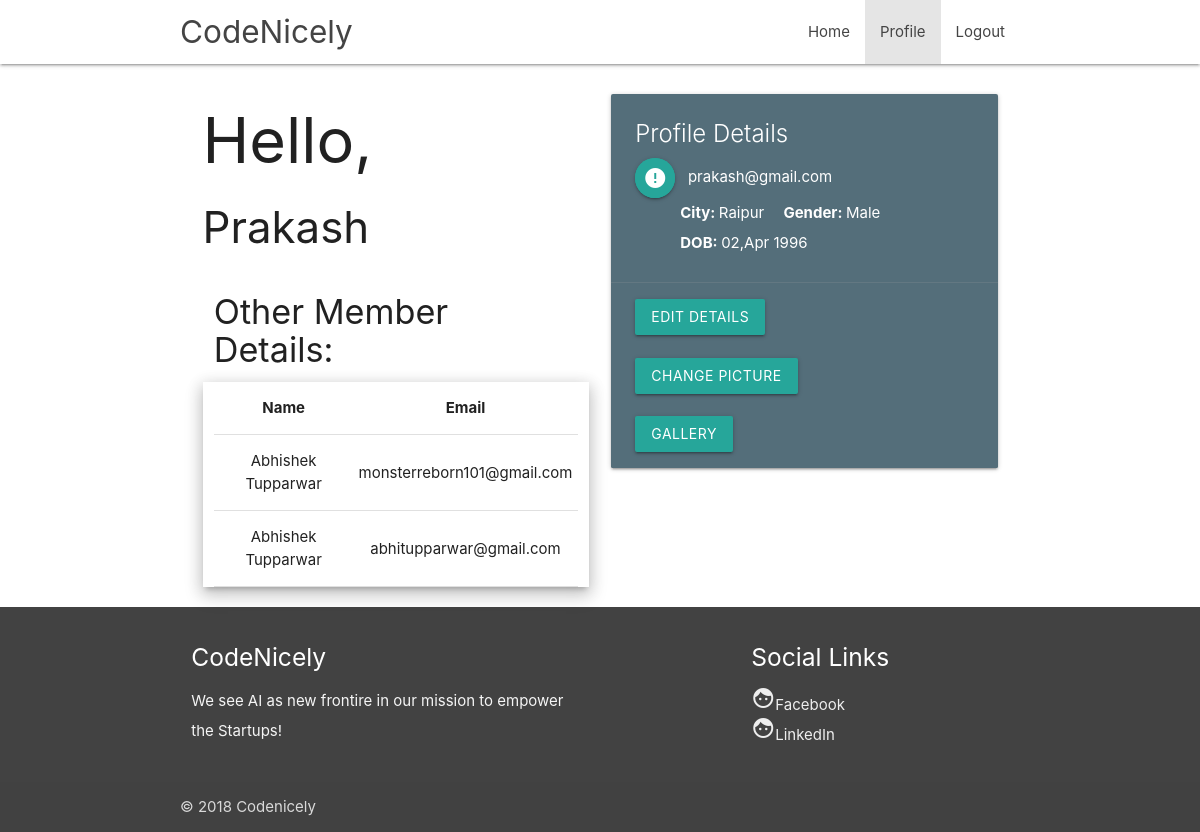
/account/ (signed in), run on an earlier commit of the app's database.
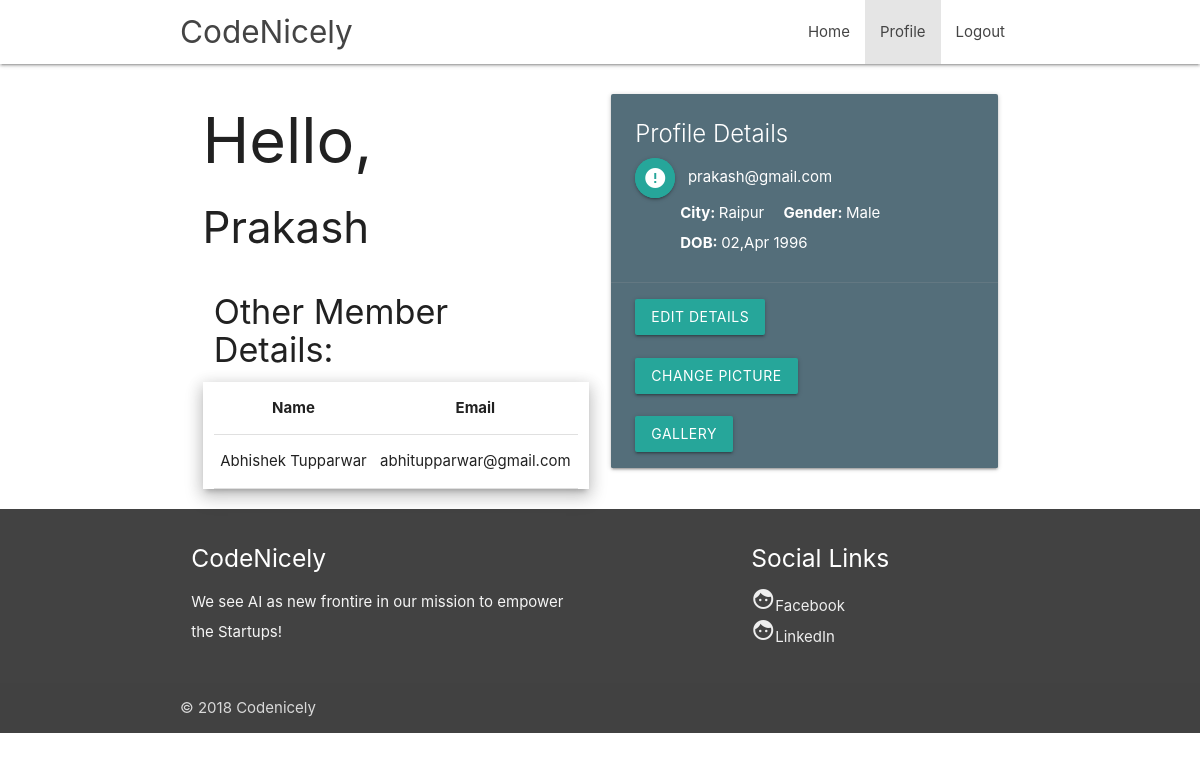
And on a later commit of the database.
### material/models.py (models this page shows, shortened)
class MyUsers(models.Model):
    uname = models.CharField(max_length=250)
    email = models.CharField(max_length=250, unique=True)
    password = models.CharField(max_length=10)
    verified = models.BooleanField(default=False)
    gender = models.CharField(max_length=250, default="Male")
    city = models.CharField(max_length=250, default="Raipur")
    dob = models.CharField(max_length=50, default="02,Apr 1996")
    pic = models.ImageField(upload_to='pictures/')

### material/views.py (the view)
# urls.py: url(r'^account/$', views.account, name='account'),
@cache_control(no_cache=True, must_revalidate=True, no_store=True)
def account(request):
    if request.session.get('email', None):
        email = request.session['email']
        result = MyUsers.objects.get(email=email)
        if request.method == 'POST' and request.POST.get('register') == 'Upload':
            image = request.FILES.get('image')
            os.remove(result.pic.file.name)
            result.pic = image
            result.save()
            return redirect('/account')
        if request.method == 'POST' and request.POST.get('gallery') == 'Upload':
            for afile in request.FILES.getlist('images'):
                gallery = Gallery.objects.create(email=email, pic=afile)
        all_result = MyUsers.objects.exclude(email=email)
        pics = Gallery.objects.filter(email=email)
        context = {'details': result,
                   'gallery': pics,
                   'all_members': all_result,
                   'domain': 'href= //mail.'+email.split('@')[1]}
        return render(request, 'material/profile.html', context)
    else:
        return HttpResponse('<script>if (window.confirm("Please Login Again !!!")) { window.location.href = "/login"; }else { window.location.href = "/login"; } </script>')

### material/templates/material/profile.html (shortened to what this page needs)
<!DOCTYPE html>
<html lang="en">
<head>
    {% load staticfiles %}
    <link href="{% static 'material/css/materialize.css' %}" type="text/css" rel="stylesheet"/>
    <link href="{% static 'material/css/style.css' %}" type="text/css" rel="stylesheet"/>
</head>
<body>
    <nav class="white" role="navigation">
            <div class="nav-wrapper container">
                <a id="logo-container" class="brand-logo">CodeNicely</a>
                <ul class="right hide-on-med-and-down">
                    <li><a href="/">Home</a></li>
                    <li class="active"><a>Profile</a></li>
                    <li><a href="/logout">Logout</a></li>
                </ul>
            </div>
    </nav>
    <div class="container">
        <div class="row">
            <div class="col 12">
                <div class="col s12 m6">
                    <h1>Hello, </h1> <h3>{{details.uname}}</h3>
                    <div class="col s12 m8">
                        <h4>Other Member Details:</h4>
                    </div>
                    <div class="col s12 m12 z-depth-3">
                        <table class="highlight centered">
                            <thead>
                              <tr>
                                  <th>Name</th>
                                  <th>Email</th>
                              </tr>
                            </thead>
                            <tbody>
                                {% for member in all_members %}
                                  <tr>
                                    <td>{{member.uname}}</td>
                                    <td>{{member.email}}</td>
                                  </tr>
                                {% endfor %}
                            </tbody>
                        </table>
                    </div>
                </div>
                <div class="col s12 m6">
                    <br>
                    <div class="card blue-grey darken-1">
                        <div class="card-content white-text">
                            <span class="card-title">Profile Details</span>
                            {% if  details.verified %}
                                {% with patient as p %}
                                    <a class="btn-floating pulse"><i class="material-icons">verified_user</i></a>&nbsp&nbsp {{details.email}}
                                {% endwith %}
                            {% else %}
                                {% with patient.parent as p %}
                                    <a class="btn-floating pulse"><i class="material-icons">error</i></a>&nbsp&nbsp {{details.email}}
                                {% endwith %}
                            {%endif%}
                            <p style="padding-left:3em"><b>City: </b> {{details.city}} <b style="padding-left:1em">Gender: </b>{{details.gender}}
                            <br><b>DOB: </b>{{details.dob}}
                            </p>
                        </div>
                        <div class="card-action">
                            <a class="waves-effect waves-light btn modal-trigger" href="/editprofile">Edit Details</a><br><br>
                            <a class="waves-effect waves-light btn modal-trigger" href="#modal1">Change Picture</a><br><br>
                            <a class="waves-effect waves-light btn modal-trigger" href="#modal2">Gallery</a>
                        </div>
                    </div>
                </div>
            </div>
        </div>
    </div>
    <footer class="page-footer dark  grey darken-3">
            <div class="container">
                <div class="row">
                    <div class="col l6 s12">
                        <h5 class="white-text">CodeNicely</h5>
                        <p class="grey-text text-lighten-4">We see AI as new frontire in our mission to empower the Startups!</p>
                    </div>
                    <div class="col l4 offset-l2 s12">
                        <h5 class="white-text">Social Links</h5>
                        <ul>
                            <li><a class="grey-text text-lighten-3" href="https://www.facebook.com/CodeNicely/" target="_blank"><i class="material-icons">face</i>Facebook</a></li>
                            <li><a class="grey-text text-lighten-3" href="https://www.linkedin.com/company-beta/13260912/" target="_blank"><i class="material-icons">face</i>LinkedIn</a></li>
                        </ul>
                    </div>
                </div>
            </div>
            <div class="footer-copyright">
                <div class="container">
                    © 2018 Codenicely
                </div>
            </div>
    </footer>
</body>
</html>

### material/static/material/css/style.css (style rules this page uses)
nav ul a, nav .brand-logo { color: #444; }
p { line-height: 2rem; }
html, body, .my-wrapper { height: 100%; }
footer.page-footer { margin: 0; }

What changed in the data, as far as the page shows it:
removed MyUsers: uname "Abhishek Tupparwar", email "monsterreborn101@gmail.com"
